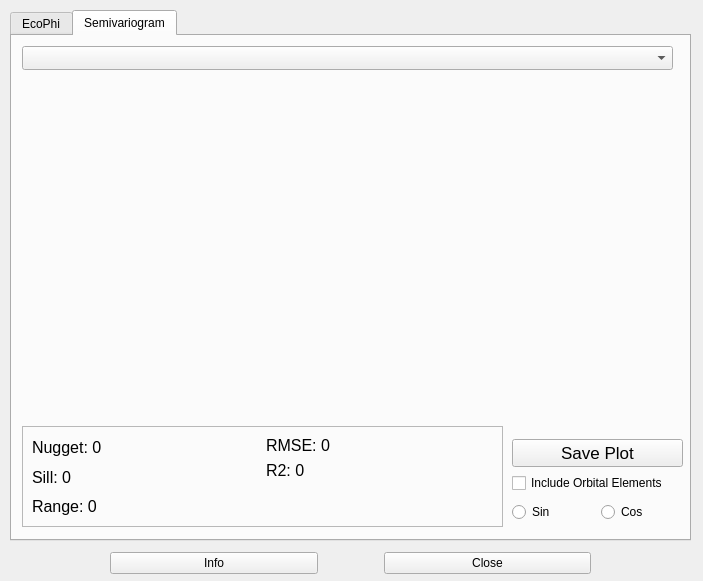
<?xml version="1.0" encoding="UTF-8"?>
<ui version="4.0">
 <class>EcoPhiDialogBase</class>
 <widget class="QDialog" name="EcoPhiDialogBase">
  <property name="geometry">
   <rect>
    <x>0</x>
    <y>0</y>
    <width>703</width>
    <height>581</height>
   </rect>
  </property>
  <property name="windowTitle">
   <string>EcoPhi</string>
  </property>
  <widget class="QTabWidget" name="tabWidget">
   <property name="geometry">
    <rect>
     <x>10</x>
     <y>10</y>
     <width>681</width>
     <height>531</height>
    </rect>
   </property>
   <property name="currentIndex">
    <number>1</number>
   </property>
   <widget class="QWidget" name="tab">
    <attribute name="title">
     <string>EcoPhi</string>
    </attribute>
    <widget class="QWidget" name="layoutWidget">
     <property name="geometry">
      <rect>
       <x>10</x>
       <y>60</y>
       <width>651</width>
       <height>391</height>
      </rect>
     </property>
     <layout class="QHBoxLayout" name="horizontalLayout_12">
      <item>
       <spacer name="horizontalSpacer_7">
        <property name="orientation">
         <enum>Qt::Orientation::Horizontal</enum>
        </property>
        <property name="sizeType">
         <enum>QSizePolicy::Policy::Minimum</enum>
        </property>
        <property name="sizeHint" stdset="0">
         <size>
          <width>40</width>
          <height>20</height>
         </size>
        </property>
       </spacer>
      </item>
      <item>
       <layout class="QVBoxLayout" name="verticalLayout_8">
        <item>
         <layout class="QHBoxLayout" name="horizontalLayout_2">
          <item>
           <widget class="QLineEdit" name="lineEditSolutionsFile">
            <property name="placeholderText">
             <string>Earth Orbital Elements Solutions File</string>
            </property>
           </widget>
          </item>
          <item>
           <widget class="QPushButton" name="BtnSelectSolutions">
            <property name="text">
             <string>Select File</string>
            </property>
           </widget>
          </item>
         </layout>
        </item>
        <item>
         <spacer name="verticalSpacer_5">
          <property name="orientation">
           <enum>Qt::Orientation::Vertical</enum>
          </property>
          <property name="sizeHint" stdset="0">
           <size>
            <width>20</width>
            <height>40</height>
           </size>
          </property>
         </spacer>
        </item>
        <item>
         <layout class="QVBoxLayout" name="verticalLayout">
          <item>
           <layout class="QHBoxLayout" name="horizontalLayout_3">
            <item>
             <widget class="QLabel" name="label_4">
              <property name="text">
               <string>Point Layer</string>
              </property>
             </widget>
            </item>
            <item>
             <widget class="QComboBox" name="comboPointLayer">
              <property name="minimumSize">
               <size>
                <width>293</width>
                <height>0</height>
               </size>
              </property>
              <property name="placeholderText">
               <string>Select...</string>
              </property>
             </widget>
            </item>
           </layout>
          </item>
          <item>
           <layout class="QHBoxLayout" name="horizontalLayout_4">
            <item>
             <widget class="QLabel" name="label_3">
              <property name="text">
               <string>Attribute Column</string>
              </property>
             </widget>
            </item>
            <item>
             <widget class="QComboBox" name="comboAttribute">
              <property name="minimumSize">
               <size>
                <width>293</width>
                <height>0</height>
               </size>
              </property>
              <property name="placeholderText">
               <string>Select...</string>
              </property>
             </widget>
            </item>
           </layout>
          </item>
          <item>
           <layout class="QHBoxLayout" name="horizontalLayout_6">
            <item>
             <spacer name="horizontalSpacer_2">
              <property name="orientation">
               <enum>Qt::Orientation::Horizontal</enum>
              </property>
              <property name="sizeHint" stdset="0">
               <size>
                <width>40</width>
                <height>20</height>
               </size>
              </property>
             </spacer>
            </item>
            <item>
             <widget class="QCheckBox" name="checkRadians">
              <property name="text">
               <string>Convert to Radians</string>
              </property>
             </widget>
            </item>
           </layout>
          </item>
          <item>
           <layout class="QHBoxLayout" name="horizontalLayout_5">
            <item>
             <widget class="QLabel" name="label_2">
              <property name="text">
               <string>Krigging Model</string>
              </property>
             </widget>
            </item>
            <item>
             <widget class="QComboBox" name="comboKrigging">
              <property name="minimumSize">
               <size>
                <width>293</width>
                <height>0</height>
               </size>
              </property>
              <property name="placeholderText">
               <string>Select...</string>
              </property>
             </widget>
            </item>
           </layout>
          </item>
         </layout>
        </item>
        <item>
         <spacer name="verticalSpacer_4">
          <property name="orientation">
           <enum>Qt::Orientation::Vertical</enum>
          </property>
          <property name="sizeHint" stdset="0">
           <size>
            <width>20</width>
            <height>40</height>
           </size>
          </property>
         </spacer>
        </item>
        <item>
         <layout class="QVBoxLayout" name="verticalLayout_7">
          <item>
           <layout class="QHBoxLayout" name="horizontalLayout_7">
            <item>
             <widget class="QLabel" name="label_5">
              <property name="text">
               <string>Spatial Window for Krigging</string>
              </property>
             </widget>
            </item>
            <item>
             <widget class="QComboBox" name="comboWindow">
              <property name="minimumSize">
               <size>
                <width>293</width>
                <height>0</height>
               </size>
              </property>
              <property name="placeholderText">
               <string>Select...</string>
              </property>
             </widget>
            </item>
           </layout>
          </item>
          <item>
           <layout class="QHBoxLayout" name="horizontalLayout_9">
            <item>
             <widget class="QLabel" name="label_6">
              <property name="text">
               <string>Spacing</string>
              </property>
             </widget>
            </item>
            <item>
             <spacer name="horizontalSpacer_3">
              <property name="orientation">
               <enum>Qt::Orientation::Horizontal</enum>
              </property>
              <property name="sizeHint" stdset="0">
               <size>
                <width>40</width>
                <height>20</height>
               </size>
              </property>
             </spacer>
            </item>
            <item>
             <widget class="QLineEdit" name="lineEditsSpacing">
              <property name="minimumSize">
               <size>
                <width>293</width>
                <height>0</height>
               </size>
              </property>
              <property name="maximumSize">
               <size>
                <width>275</width>
                <height>16777215</height>
               </size>
              </property>
             </widget>
            </item>
           </layout>
          </item>
         </layout>
        </item>
        <item>
         <spacer name="verticalSpacer_3">
          <property name="orientation">
           <enum>Qt::Orientation::Vertical</enum>
          </property>
          <property name="sizeHint" stdset="0">
           <size>
            <width>20</width>
            <height>40</height>
           </size>
          </property>
         </spacer>
        </item>
        <item>
         <layout class="QVBoxLayout" name="verticalLayout_2">
          <item>
           <layout class="QHBoxLayout" name="horizontalLayout">
            <item>
             <widget class="QLabel" name="label">
              <property name="text">
               <string>Time (Ka)</string>
              </property>
             </widget>
            </item>
            <item>
             <spacer name="horizontalSpacer">
              <property name="orientation">
               <enum>Qt::Orientation::Horizontal</enum>
              </property>
              <property name="sizeType">
               <enum>QSizePolicy::Policy::Minimum</enum>
              </property>
              <property name="sizeHint" stdset="0">
               <size>
                <width>40</width>
                <height>20</height>
               </size>
              </property>
             </spacer>
            </item>
            <item>
             <widget class="QSlider" name="sliderTime">
              <property name="orientation">
               <enum>Qt::Orientation::Horizontal</enum>
              </property>
             </widget>
            </item>
            <item>
             <widget class="QSpinBox" name="spinBoxTime"/>
            </item>
           </layout>
          </item>
          <item>
           <spacer name="verticalSpacer">
            <property name="orientation">
             <enum>Qt::Orientation::Vertical</enum>
            </property>
            <property name="sizeHint" stdset="0">
             <size>
              <width>20</width>
              <height>40</height>
             </size>
            </property>
           </spacer>
          </item>
          <item>
           <widget class="QLineEdit" name="lineEditOutputName">
            <property name="placeholderText">
             <string>Output File Name</string>
            </property>
           </widget>
          </item>
          <item>
           <widget class="QPushButton" name="BtnCalculate">
            <property name="text">
             <string>Calculate</string>
            </property>
           </widget>
          </item>
         </layout>
        </item>
       </layout>
      </item>
      <item>
       <spacer name="horizontalSpacer_8">
        <property name="orientation">
         <enum>Qt::Orientation::Horizontal</enum>
        </property>
        <property name="sizeType">
         <enum>QSizePolicy::Policy::Minimum</enum>
        </property>
        <property name="sizeHint" stdset="0">
         <size>
          <width>40</width>
          <height>20</height>
         </size>
        </property>
       </spacer>
      </item>
     </layout>
    </widget>
   </widget>
   <widget class="QWidget" name="tab_2">
    <attribute name="title">
     <string>Semivariogram</string>
    </attribute>
    <widget class="QWidget" name="widgetPlot" native="true">
     <property name="geometry">
      <rect>
       <x>10</x>
       <y>40</y>
       <width>651</width>
       <height>351</height>
      </rect>
     </property>
    </widget>
    <widget class="QComboBox" name="semiVariogramPlotSelect">
     <property name="geometry">
      <rect>
       <x>10</x>
       <y>10</y>
       <width>651</width>
       <height>24</height>
      </rect>
     </property>
     <property name="placeholderText">
      <string>Select Semivariogram Model...</string>
     </property>
    </widget>
    <widget class="QFrame" name="frame">
     <property name="geometry">
      <rect>
       <x>10</x>
       <y>390</y>
       <width>481</width>
       <height>101</height>
      </rect>
     </property>
     <property name="frameShape">
      <enum>QFrame::Shape::StyledPanel</enum>
     </property>
     <property name="frameShadow">
      <enum>QFrame::Shadow::Raised</enum>
     </property>
    </widget>
    <widget class="QWidget" name="layoutWidget">
     <property name="geometry">
      <rect>
       <x>20</x>
       <y>400</y>
       <width>461</width>
       <height>82</height>
      </rect>
     </property>
     <layout class="QHBoxLayout" name="horizontalLayout_8">
      <item>
       <layout class="QVBoxLayout" name="verticalLayout_3">
        <item>
         <widget class="QLabel" name="labelNugget">
          <property name="font">
           <font>
            <pointsize>12</pointsize>
           </font>
          </property>
          <property name="text">
           <string>Nugget: 0</string>
          </property>
         </widget>
        </item>
        <item>
         <widget class="QLabel" name="labelSill">
          <property name="font">
           <font>
            <pointsize>12</pointsize>
           </font>
          </property>
          <property name="text">
           <string>Sill: 0</string>
          </property>
         </widget>
        </item>
        <item>
         <widget class="QLabel" name="labelRange">
          <property name="font">
           <font>
            <pointsize>12</pointsize>
           </font>
          </property>
          <property name="text">
           <string>Range: 0</string>
          </property>
         </widget>
        </item>
       </layout>
      </item>
      <item>
       <layout class="QVBoxLayout" name="verticalLayout_5">
        <item>
         <layout class="QVBoxLayout" name="verticalLayout_4">
          <item>
           <widget class="QLabel" name="labelRMSE">
            <property name="font">
             <font>
              <pointsize>12</pointsize>
             </font>
            </property>
            <property name="text">
             <string>RMSE: 0</string>
            </property>
           </widget>
          </item>
          <item>
           <widget class="QLabel" name="labelR2">
            <property name="font">
             <font>
              <pointsize>12</pointsize>
             </font>
            </property>
            <property name="text">
             <string>R2: 0</string>
            </property>
           </widget>
          </item>
         </layout>
        </item>
        <item>
         <spacer name="verticalSpacer_2">
          <property name="orientation">
           <enum>Qt::Orientation::Vertical</enum>
          </property>
          <property name="sizeHint" stdset="0">
           <size>
            <width>20</width>
            <height>40</height>
           </size>
          </property>
         </spacer>
        </item>
       </layout>
      </item>
     </layout>
    </widget>
    <widget class="QWidget" name="layoutWidget">
     <property name="geometry">
      <rect>
       <x>500</x>
       <y>400</y>
       <width>171</width>
       <height>89</height>
      </rect>
     </property>
     <layout class="QVBoxLayout" name="verticalLayout_9">
      <item>
       <layout class="QVBoxLayout" name="verticalLayout_6">
        <item>
         <widget class="QPushButton" name="BtnSavePlot">
          <property name="font">
           <font>
            <pointsize>13</pointsize>
            <stylestrategy>PreferDefault</stylestrategy>
           </font>
          </property>
          <property name="text">
           <string>Save Plot</string>
          </property>
         </widget>
        </item>
        <item>
         <widget class="QCheckBox" name="checkIncludeOrbitalPlot">
          <property name="font">
           <font>
            <stylestrategy>PreferDefault</stylestrategy>
           </font>
          </property>
          <property name="text">
           <string>Include Orbital Elements</string>
          </property>
         </widget>
        </item>
       </layout>
      </item>
      <item>
       <layout class="QHBoxLayout" name="horizontalLayout_10">
        <item>
         <widget class="QRadioButton" name="radioSin">
          <property name="text">
           <string>Sin</string>
          </property>
         </widget>
        </item>
        <item>
         <widget class="QRadioButton" name="radioCos">
          <property name="text">
           <string>Cos</string>
          </property>
         </widget>
        </item>
       </layout>
      </item>
     </layout>
    </widget>
    <zorder>frame</zorder>
    <zorder>layoutWidget</zorder>
    <zorder>layoutWidget</zorder>
    <zorder>widgetPlot</zorder>
    <zorder>semiVariogramPlotSelect</zorder>
   </widget>
  </widget>
  <widget class="QWidget" name="layoutWidget">
   <property name="geometry">
    <rect>
     <x>10</x>
     <y>550</y>
     <width>681</width>
     <height>26</height>
    </rect>
   </property>
   <layout class="QHBoxLayout" name="horizontalLayout_11">
    <item>
     <spacer name="horizontalSpacer_5">
      <property name="orientation">
       <enum>Qt::Orientation::Horizontal</enum>
      </property>
      <property name="sizeType">
       <enum>QSizePolicy::Policy::Minimum</enum>
      </property>
      <property name="sizeHint" stdset="0">
       <size>
        <width>100</width>
        <height>20</height>
       </size>
      </property>
     </spacer>
    </item>
    <item>
     <widget class="QPushButton" name="BtnInfo">
      <property name="text">
       <string>Info</string>
      </property>
     </widget>
    </item>
    <item>
     <spacer name="horizontalSpacer_4">
      <property name="orientation">
       <enum>Qt::Orientation::Horizontal</enum>
      </property>
      <property name="sizeType">
       <enum>QSizePolicy::Policy::Minimum</enum>
      </property>
      <property name="sizeHint" stdset="0">
       <size>
        <width>60</width>
        <height>20</height>
       </size>
      </property>
     </spacer>
    </item>
    <item>
     <widget class="QPushButton" name="BtnClose">
      <property name="text">
       <string>Close</string>
      </property>
     </widget>
    </item>
    <item>
     <spacer name="horizontalSpacer_6">
      <property name="orientation">
       <enum>Qt::Orientation::Horizontal</enum>
      </property>
      <property name="sizeType">
       <enum>QSizePolicy::Policy::Minimum</enum>
      </property>
      <property name="sizeHint" stdset="0">
       <size>
        <width>100</width>
        <height>20</height>
       </size>
      </property>
     </spacer>
    </item>
   </layout>
  </widget>
 </widget>
 <resources/>
 <connections/>
</ui>
